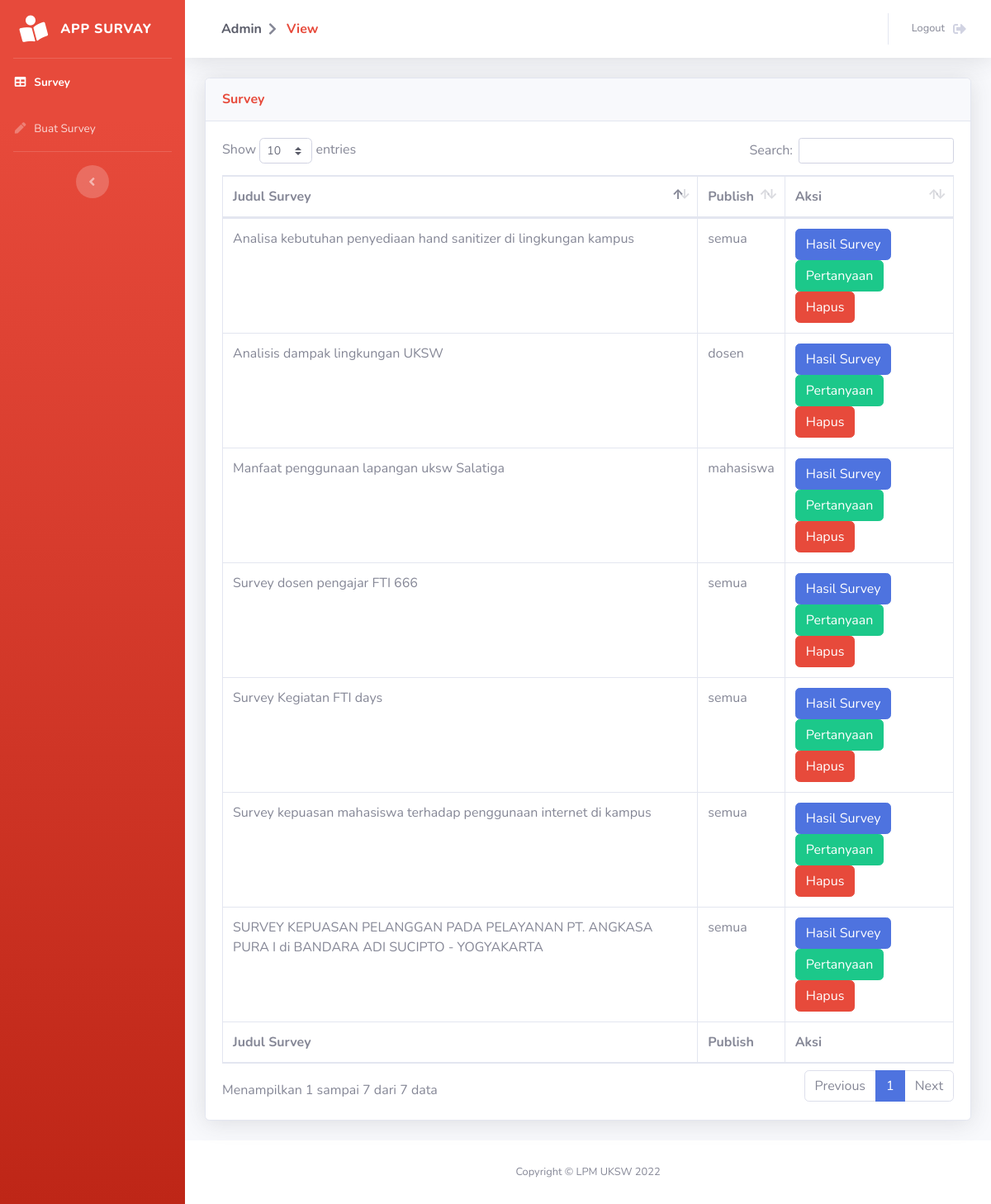
The page /pages/admin/view.php (signed in) on the database its author committed.
### tables this page shows
CREATE TABLE `survey` (
  `id_survey` int(15) NOT NULL,
  `judul_survey` varchar(100) NOT NULL,
  `publish` varchar(15) NOT NULL,
  `id_user` int(15) NOT NULL
);

### functions/adminFunction.php (called while the page is built, shortened)
<?php
require_once 'config.php';
function getSurvey(){
    global $con;
    $hasil = array();
    try {
        $sql = "SELECT * FROM survey";
        $stmt = $con->prepare($sql);
        $stmt->execute();
        $stmt->setFetchMode(PDO::FETCH_ASSOC);
        $rs = $stmt->fetchAll();
        if ($rs != null) {
            $i=0;
            foreach($rs as $val){
                $hasil[$i]['judul'] = $val['judul_survey'];
                $hasil[$i]['publish'] = $val['publish'];
                $hasil[$i]['id'] = $val['id_survey'];
				$i++;
            }
        }
    } catch (Exception $e) {
        echo 'Error getSurvey = '.$e->getMessage();
    }
    return $hasil;
}
?>

### pages/admin/view.php (the view, shortened to what this page needs)
<?php
include_once '../../functions/adminFunction.php';
$data_table = "";
$data = getSurvey();
foreach ($data as $key => $val) {
    $data_table .= '
    <tr>
        <td>' . $val['judul'] . '</td>
        <td>' . $val['publish'] . '</td>
        <td>
            <a href="hasilSurvey.php?id_survey=' . $val['id'] . '" class="btn btn-primary">Hasil Survey</a>
            <a href="tambahPertanyaan.php?id_survey=' . $val['id'] . '" class="btn btn-success">Pertanyaan</a>
            <a href="deleteSurvey.php?id_survey=' . $val['id'] . '" class="btn btn-danger">Hapus
        </td>
    </tr>
    ';
}
?>
<!DOCTYPE html>
<html lang="en">
<head>
    <link href="../../assets/vendor/fontawesome-free/css/all.min.css" rel="stylesheet" type="text/css">
    <link href="../../assets/css/sb-admin-2.min.css" rel="stylesheet">
    <link href="../../assets/vendor/datatables/dataTables.bootstrap4.min.css" rel="stylesheet">
</head>
<body id="page-top">
    <div id="wrapper">
        <ul class="navbar-nav bg-gradient-danger sidebar sidebar-dark accordion" id="accordionSidebar">
            <a class="sidebar-brand d-flex align-items-center justify-content-center" href="../home.php">
                <div class="sidebar-brand-icon rotate-n-15">
                    <i class="fas fa-book-reader"></i>
                </div>
                <div class="sidebar-brand-text mx-3">App Survay </div>
            </a>
            <hr class="sidebar-divider my-0">
            <li class="nav-item active">
                <a class="nav-link" href="view.php">
                    <i class="fas fa-fw fa-table"></i>
                    <span>Survey</span>
                </a>
            </li>
            <li class="nav-item">
                <a class="nav-link" href="create.php">
                    <i class="fas fa-fw fa-pen"></i>
                    <span>Buat Survey</span>
                </a>
            </li>
            <hr class="sidebar-divider d-none d-md-block">
            <div class="text-center d-none d-md-inline">
                <button class="rounded-circle border-0" id="sidebarToggle"></button>
            </div>
        </ul>
        <div id="content-wrapper" class="d-flex flex-column">
            <div id="content">
                <nav class="navbar navbar-expand navbar-light bg-white topbar mb-4 static-top shadow">
                    <div class="d-none d-sm-inline-block form-inline mr-auto ml-md-3 my-2 my-md-0 mw-100 navbar-search">
                        <div class="nav-item">
                            <span class="nav-link">
                                <b class="mr-2 d-none d-lg-inline text-gray-800">Admin</b>
                                <i class="fa fa-chevron-right" aria-hidden="true"></i>
                                <a href="view.php" class="nav-link text-danger"><b>View</b></a>
                            </span>
                        </div>
                    </div>
                    <ul class="navbar-nav ml-auto">
                        <li class="nav-item">
                            <a class="nav-link" href="../logout.php" data-toggle="modal" data-target="#logoutModal">
                                <span class="mr-2 d-none d-lg-inline text-gray-600 small">Logout</span>
                                <i class="fas fa-sign-out-alt fa-fw"></i>
                            </a>
                        </li>
                    </ul>
                </nav>
                <div class="container-fluid">
                    <div class="card shadow mb-4">
                        <div class="card-header py-3">
                            <h6 class="m-0 font-weight-bold text-danger">Survey</h6>
                        </div>
                        <div class="card-body">
                            <div class="table-responsive">
                                <table class="table table-bordered" id="dataTable" width="100%" cellspacing="0">
                                    <thead>
                                        <tr>
                                            <th width="65%">Judul Survey</th>
                                            <th width="10%">Publish</th>
                                            <th>Aksi</th>
                                        </tr>
                                    </thead>
                                    <tfoot>
                                        <tr>
                                            <th>Judul Survey</th>
                                            <th>Publish</th>
                                            <th>Aksi</th>
                                        </tr>
                                    </tfoot>
                                    <tbody>
                                        <?=$data_table?>
                                    </tbody>
                                </table>
                            </div>
                        </div>
                    </div>
                </div>
            </div>
            <footer class="sticky-footer bg-white">
                <div class="container my-auto">
                    <div class="copyright text-center my-auto">
                        <span>Copyright &copy; LPM UKSW 2022</span>
                    </div>
                </div>
            </footer>
        </div>
    </div>
</body>
</html>

### rows shown on the page
survey: judul_survey "Survey Kegiatan FTI days", publish "semua"
survey: judul_survey "Survey kepuasan mahasiswa terhadap penggunaan internet di kampus", publish "semua"
survey: judul_survey "Survey dosen pengajar FTI 666", publish "semua"
survey: judul_survey "SURVEY KEPUASAN PELANGGAN PADA PELAYANAN PT. ANGKASA PURA I di BANDARA ADI SUCIPTO - YOGYAKARTA", publish "semua"
survey: judul_survey "Analisa kebutuhan penyediaan hand sanitizer di lingkungan kampus", publish "semua"
survey: judul_survey "Manfaat penggunaan lapangan uksw Salatiga", publish "mahasiswa"
survey: judul_survey "Analisis dampak lingkungan UKSW", publish "dosen"
